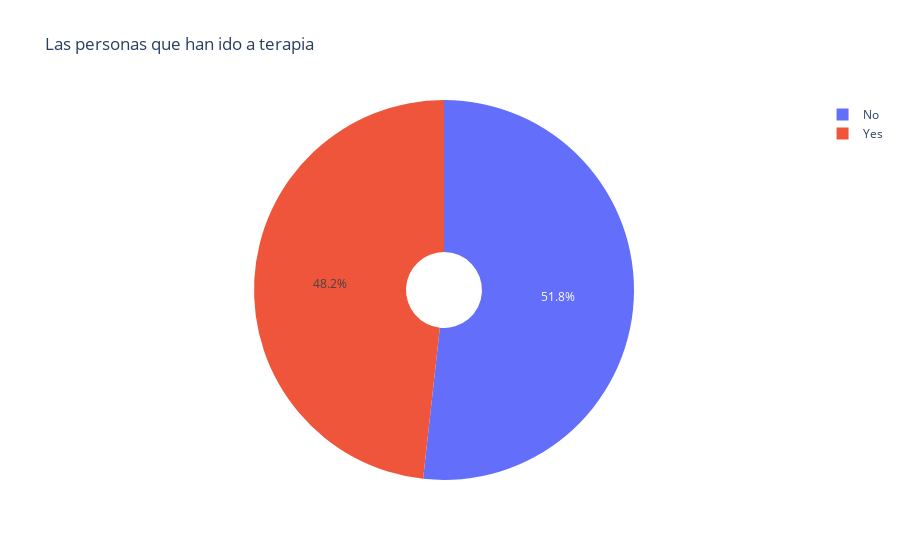

Source (notebook cell):
### Markdown cell above
## Analisis cuantas personas han ido a terapia?

### Code cell
'''Se agrupan los datos si la persona reporto problemas mentales y si fue a terapia'''
terapia_personas = data_health.groupby(['Mental_Health_Condition','Consultation_History']).size().reset_index().rename(columns={0: "Count_Consultatuion_History"})

'''Grafica si las personas fueron a terapia dependiendo de su condicion mental'''
px.pie(terapia_personas.query(f"Mental_Health_Condition == '{'No'}'"),values="Count_Consultatuion_History", names="Consultation_History", hole=.2, title="Las personas que han ido a terapia")

### Figure 1 — Plotly figure (JSON) as saved in the notebook; plotly's stock layout.template omitted (floating-point values rounded to 4 significant figures)
{"data": [{"domain": {"x": [0, 1], "y": [0, 1]}, "hole": 0.2, "hovertemplate": "Consultation_History=%{label}<br>Count_Consultatuion_History=%{value}<extra></extra>", "labels": ["No", "Yes"], "legendgroup": "", "name": "", "showlegend": true, "type": "pie", "values": [251, 234]}], "layout": {"legend": {"tracegroupgap": 0}, "title": {"text": "Las personas que han ido a terapia"}}}
